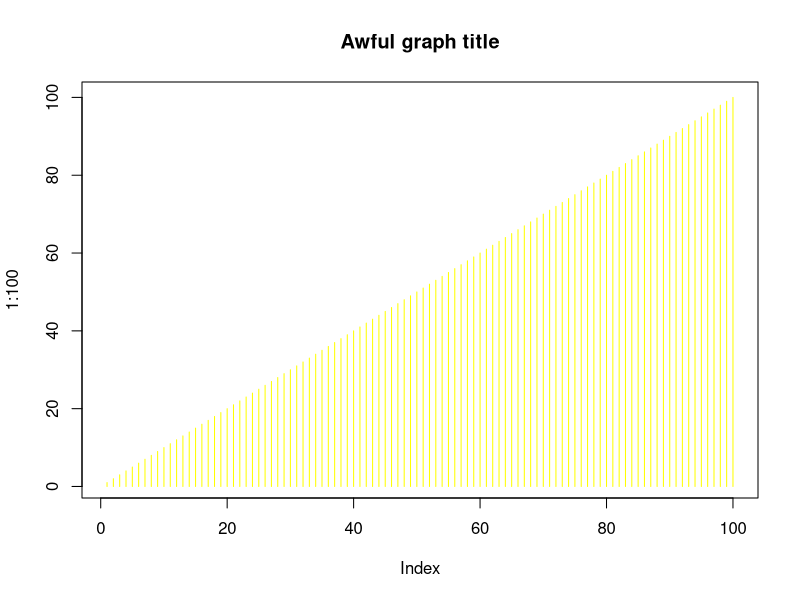
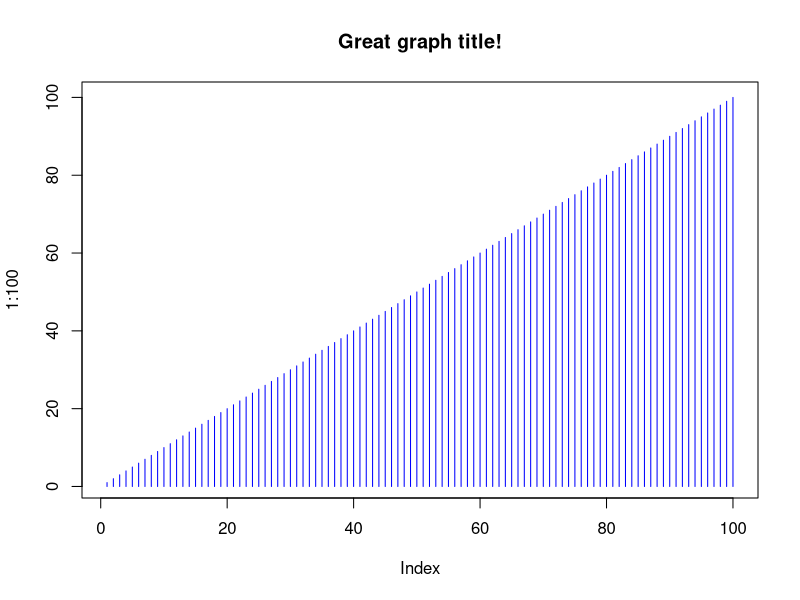
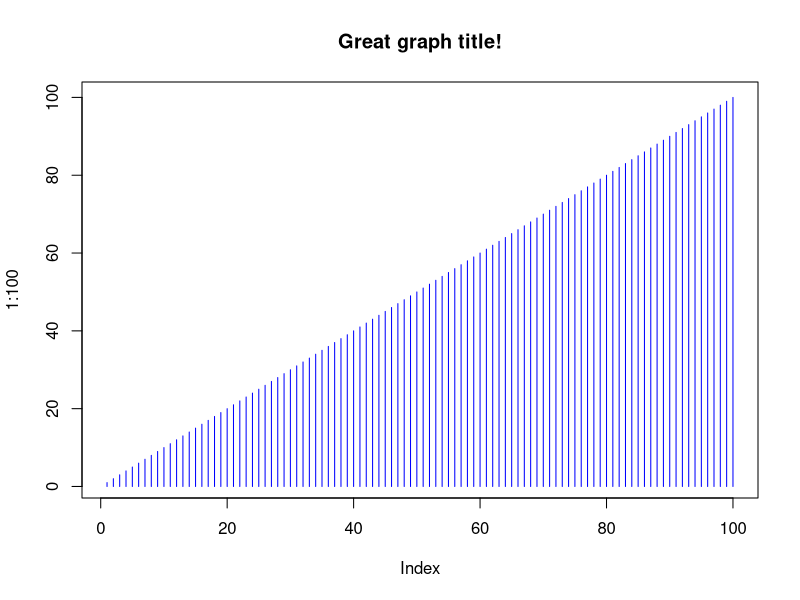

Source code (R) for these figures, in order:
## ---- chunk 1
plot(1:100, type = "h", col = "yellow",
     main = "Awful graph title")
## ---- chunk 2
plot(1:100, type = "h", col = "blue",
     main = "Great graph title!")
## ---- chunk 3

## ---- chunk 4
print("Hello")
## ---- chunk 5
print("Hello")
## ---- chunk 6
plot(1:100, type = "h", col = "blue",
     main = "Great graph title!")
## ---- chunk 7
library(knitr)
mtcars_small <- mtcars[1:5, 1:5]
kable(mtcars_small)
